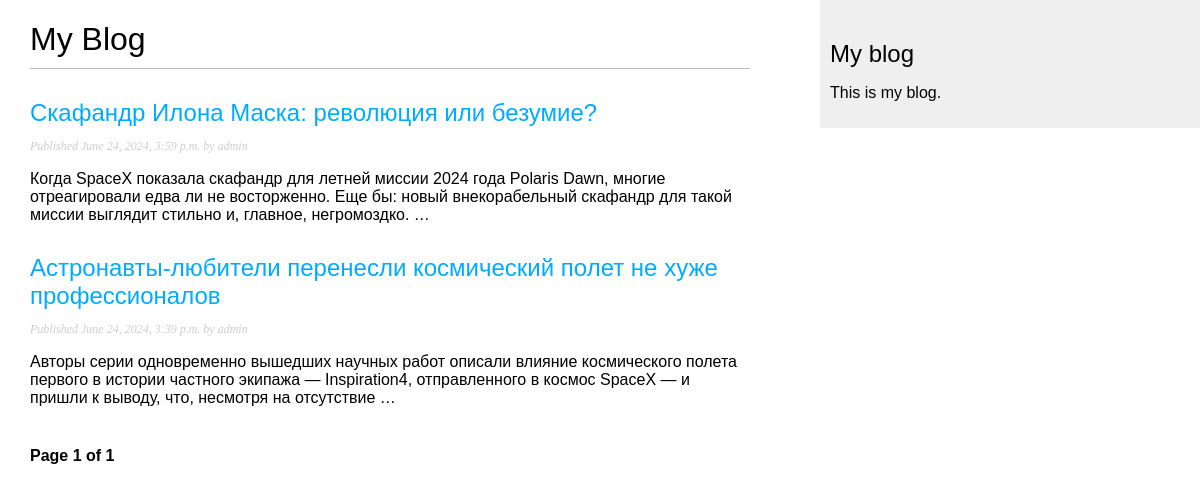
/blog/, run on an earlier commit of the app's database.
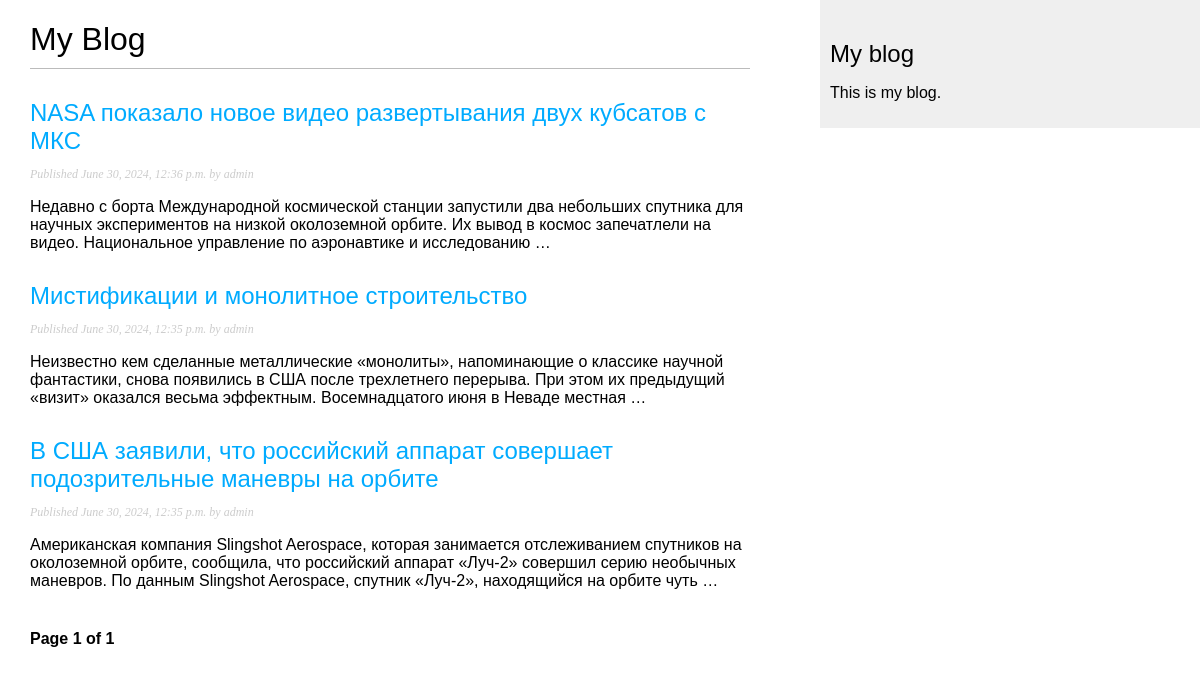
And on a later commit of the database.
### blog/models.py (models this page shows, shortened)
class Post(models.Model):
    class Status(models.TextChoices):
        DRAFT = 'DF', 'Draft'
        PUBLISHED = 'PB', 'Published'
    title = models.CharField(max_length=250)
    slug = models.SlugField(max_length=250, unique_for_date='publish')
    tags = TaggableManager()
    author = models.ForeignKey(User, on_delete=models.CASCADE, related_name='blog_posts')
    body = models.TextField()
    publish = models.DateTimeField(default=timezone.now)
    created = models.DateTimeField(auto_now_add=True)
    updated = models.DateTimeField(auto_now=True)
    status = models.CharField(max_length=2, choices=Status.choices, default=Status.DRAFT)
    objects = models.Manager()
    published = PublishedManager()
    class Meta:
        ordering = ['-publish']
        indexes = [
            models.Index(fields=['-publish'])
        ]
    def get_absolute_url(self):
        return reverse('blog:post_detail',
                       args=[self.publish.year,
                             self.publish.month,
                             self.publish.day,
                             self.slug])

### blog/views.py (the view)
# urls.py: path('', views.PostListView.as_view(), name='post_list'),
class PostListView(ListView):
    queryset = Post.published.all()
    context_object_name = 'posts'
    paginate_by = 3
    template_name = 'blog/post/list.html'

### blog/templates/blog/post/list.html (shortened to what this page needs)
{% extends "blog/base.html" %}
{% block content %}
<h1>My Blog</h1>
{% for post in posts %}
<h2>
  <a href="{{ post.get_absolute_url }}"> {{ post.title }} </a>
</h2>
<p class="date">Published {{ post.publish }} by {{ post.author }}</p>
{{ post.body|truncatewords:30|linebreaks}}
{% endfor %}
{% include "pagination.html" with page=page_obj %}
{% endblock %}

### blog/templates/blog/base.html (shortened to what this page needs)
{% load static %}
<!DOCTYPE html>
<html lang="en">
  <head>
    <link rel="stylesheet" href="{% static 'css/blog.css' %}" />
  </head>
  <body>
    <div id="content">
      {% block content %} {% endblock %}
    </div>
    <div id="sidebar">
      <h2>My blog</h2>
      <p>This is my blog.</p>
    </div>
  </body>
</html>

### blog/templates/pagination.html (shortened to what this page needs)
<div class="pagination">
    <span class="current">
        Page {{ page.number }} of {{ page.paginator.num_pages }}
    </span>
</div>

### blog/static/css/blog.css (style rules this page uses)
body { margin: 0; padding: 0; font-family: helvetica, sans-serif; }
a { color: #00abff; text-decoration: none; }
h1 { font-weight: normal; border-bottom: 1px solid #bbb; padding: 0 0 10px 0; }
h2 { font-weight: normal; margin: 30px 0 0; }
#content { float: left; width: 60%; padding: 0 0 0 30px; }
#sidebar { float: right; width: 30%; padding: 10px; background: #efefef; height: 100%; }
p.date { color: #ccc; font-family: georgia, serif; font-size: 12px; font-style: italic; }
.pagination { margin: 40px 0; font-weight: bold; }

What changed in the data, as far as the page shows it:
removed Post: title "Скафандр Илона Маска: революция или безумие?", publish "June 24, 2024, 3:59 p.m.", author "admin", body "Когда SpaceX показала скафандр для летней миссии 2024 года Polaris Dawn, многие отреагировали едва ли не восторженно. Еще бы: новый внекорабельный скафандр для такой миссии выглядит стильно и, главное, негромоздко. …"
removed Post: title "Астронавты-любители перенесли космический полет не хуже профессионалов", publish "June 24, 2024, 3:39 p.m.", author "admin", body "Авторы серии одновременно вышедших научных работ описали влияние космического полета первого в истории частного экипажа — Inspiration4, отправленного в космос SpaceX — и пришли к выводу, что, несмотря на отсутствие …"
added Post: title "NASA показало новое видео развертывания двух кубсатов с МКС", publish "June 30, 2024, 12:36 p.m.", author "admin", body "Недавно с борта Международной космической станции запустили два небольших спутника для научных экспериментов на низкой околоземной орбите. Их вывод в космос запечатлели на видео. Национальное управление по аэронавтике и исследованию …"
added Post: title "Мистификации и монолитное строительство", publish "June 30, 2024, 12:35 p.m.", author "admin", body "Неизвестно кем сделанные металлические «монолиты», напоминающие о классике научной фантастики, снова появились в США после трехлетнего перерыва. При этом их предыдущий «визит» оказался весьма эффектным. Восемнадцатого июня в Неваде местная …"
added Post: title "В США заявили, что российский аппарат совершает подозрительные маневры на орбите", publish "June 30, 2024, 12:35 p.m.", author "admin", body "Американская компания Slingshot Aerospace, которая занимается отслеживанием спутников на околоземной орбите, сообщила, что российский аппарат «Луч-2» совершил серию необычных маневров. По данным Slingshot Aerospace, спутник «Луч-2», находящийся на орбите чуть …"
